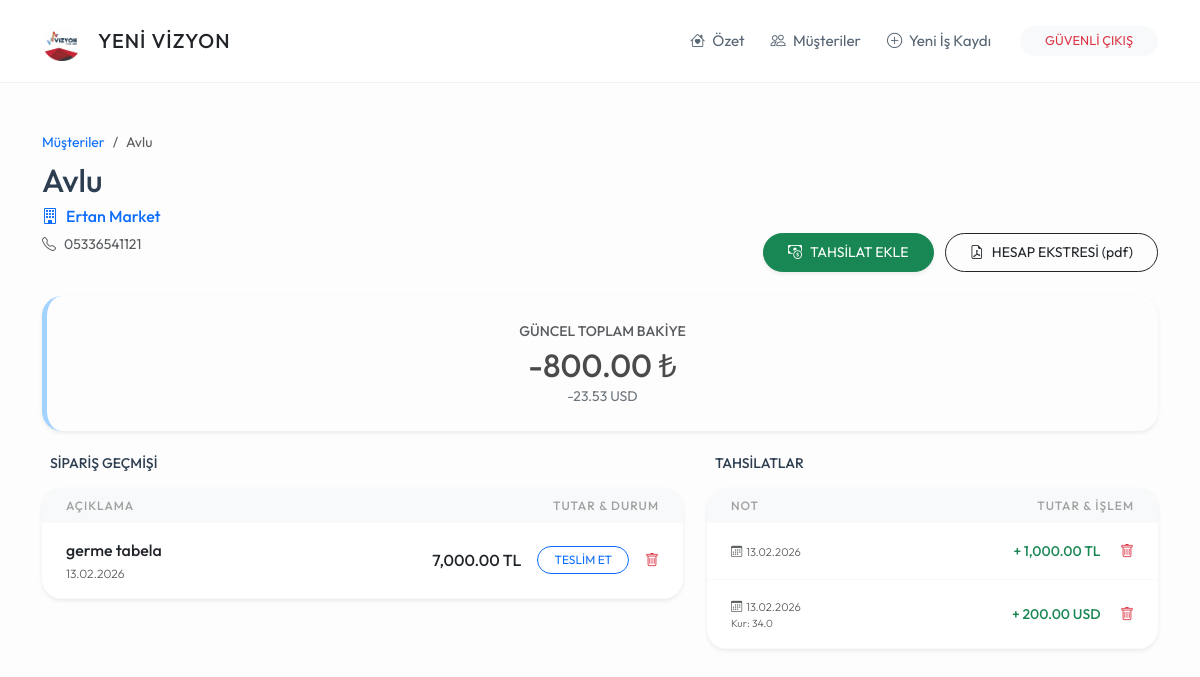
Screenshot of /musteri/1 (signed in) with the database file from the repository.
### models.py (models this page shows)
class Musteri(db.Model):
    id = db.Column(db.Integer, primary_key=True)
    ad_soyad = db.Column(db.String(100), nullable=False)
    telefon = db.Column(db.String(20))
    isyeri_adi = db.Column(db.String(200))
    isyeri_adresi = db.Column(db.Text)
    durum = db.Column(db.String(20), default='Aktif')
    isler = db.relationship('IsKaydi', backref='sahibi', lazy=True)
    odemeler = db.relationship('Odeme', backref='musteri', lazy=True)

class IsKaydi(db.Model):
    id = db.Column(db.Integer, primary_key=True)
    is_tanimi = db.Column(db.String(200), nullable=False)
    toplam_bedel = db.Column(db.Float, nullable=False, default=0.0)
    para_birimi = db.Column(db.String(5), default='TL')
    teslim_tarihi = db.Column(db.String(20))
    durum = db.Column(db.String(20), default='Devam Ediyor')
    kayit_tarihi = db.Column(db.DateTime, default=datetime.now)
    musteri_id = db.Column(db.Integer, db.ForeignKey('musteri.id'), nullable=False)

class Odeme(db.Model):
    id = db.Column(db.Integer, primary_key=True)
    tutar = db.Column(db.Float, nullable=False)
    birim = db.Column(db.String(5), default='TL')
    aciklama = db.Column(db.String(200))
    kur_degeri = db.Column(db.Float, default=1.0)
    odeme_tarihi = db.Column(db.DateTime, default=datetime.now)
    musteri_id = db.Column(db.Integer, db.ForeignKey('musteri.id'), nullable=False)

### routes/musteri_isleri.py (the view)
@musteri_bp.route('/musteri/<int:id>')
def musteri_detay(id):
    if 'logged_in' not in session: return redirect(url_for('genel.index'))
    m = Musteri.query.get_or_404(id)
    net_tl = sum(i.toplam_bedel * GUNCEL_KURLAR.get(i.para_birimi, 1.0) for i in m.isler) - sum(o.tutar * o.kur_degeri for o in m.odemeler)
    return render_template('musteri_detay.html', musteri=m, toplam_tl=round(net_tl, 2), toplam_usd=round(net_tl / GUNCEL_KURLAR.get('USD', 1.0), 2), kurlar=GUNCEL_KURLAR)

### templates/musteri_detay.html (shortened to what this page needs)
{% extends "base.html" %}
{% block content %}
<div class="row g-4 mb-4">
    <div class="col-md-7">
        <nav aria-label="breadcrumb">
            <ol class="breadcrumb mb-2">
                <li class="breadcrumb-item small"><a href="/musteriler" class="text-decoration-none">Müşteriler</a></li>
                <li class="breadcrumb-item small active">{{ musteri.ad_soyad }}</li>
            </ol>
        </nav>
        <h2 class="mb-1 fw-bold">{{ musteri.ad_soyad }}</h2>
        {% if musteri.isyeri_adi %}
        <p class="text-primary fw-medium mb-1"><i class="bi bi-building me-2"></i>{{ musteri.isyeri_adi }}</p>
        {% endif %}
        <p class="text-muted small mt-1"><i class="bi bi-telephone me-2"></i>{{ musteri.telefon or '-' }}</p>
    </div>
    <div class="col-md-5 text-md-end align-self-end mt-3 mt-md-0">
        <button class="btn btn-success btn-sm rounded-pill px-4 py-2 me-2 shadow-sm" data-bs-toggle="modal" data-bs-target="#odemeEkleModal">
            <i class="bi bi-cash-coin me-2"></i>TAHSİLAT EKLE
        </button>
        <a href="/pdf_indir/{{ musteri.id }}" class="btn btn-outline-dark btn-sm rounded-pill px-4 py-2">
            <i class="bi bi-file-earmark-pdf me-2"></i>HESAP EKSTRESİ (pdf)
        </a>
    </div>
</div>
<div class="row g-4">
    <div class="col-12">
        <div class="card card-custom text-center border-0 shadow-sm" style="background: #fdfdfd; border-left: 5px solid #a2d2ff !important;">
            <div class="text-uppercase small fw-medium text-muted mb-1">GÜNCEL TOPLAM BAKİYE</div>
            <div class="h2 mb-0" style="color: #4a4a4a;">{{ "{:,.2f}".format(toplam_tl) }} ₺</div>
            <div class="small text-secondary">{{ "{:,.2f}".format(toplam_usd) }} USD</div>
        </div>
    </div>
    <div class="col-lg-7">
        <div class="d-flex justify-content-between align-items-center mb-3 px-2">
            <h5 class="mb-0 small fw-bold text-uppercase">Sipariş Geçmişi</h5>
        </div>
        <div class="card card-custom p-0 overflow-hidden border-0 shadow-sm">
            <table class="table table-hover align-middle mb-0">
                <thead>
                    <tr class="bg-light">
                        <th class="ps-4">Açıklama</th>
                        <th class="text-end pe-4">Tutar & Durum</th>
                    </tr>
                </thead>
                <tbody>
                    {% for is in musteri.isler %}
                    <tr>
                        <td class="ps-4">
                            <div class="fw-medium text-dark">{{ is.is_tanimi }}</div>
                            <div style="font-size: 0.75rem;" class="text-muted">{{ is.kayit_tarihi.strftime('%d.%m.%Y') }}</div>
                        </td>
                        <td class="text-end pe-4">
                            <div class="d-flex justify-content-end align-items-center gap-3">
                                <span class="fw-medium">{{ "{:,.2f}".format(is.toplam_bedel) }} {{ is.para_birimi }}</span>
                                {% if is.durum == 'Devam Ediyor' %}
                                    <a href="/is_teslim_et/{{ is.id }}" class="btn btn-sm btn-outline-primary rounded-pill px-3 py-1" style="font-size: 0.75rem;">
                                        TESLİM ET
                                    </a>
                                {% else %}
                                    <span class="badge bg-success rounded-pill px-2 py-1 fw-normal" style="font-size: 0.7rem;">
                                        <i class="bi bi-check-lg me-1"></i>TESLİM EDİLDİ
                                    </span>
                                    <a href="/is_durum_geri_al/{{ is.id }}" class="text-muted small" title="Geri Al (Devam Ediyor yap)"><i class="bi bi-arrow-counterclockwise"></i></a>
                                {% endif %}
                                <a href="/is_sil/{{ is.id }}" onclick="return confirm('Bu iş kaydını silmek istediğinize emin misiniz? Bakiyeden düşülecektir.');" class="text-danger small"><i class="bi bi-trash"></i></a>
                            </div>
                        </td>
                    </tr>
                    {% endfor %}
                </tbody>
            </table>
        </div>
    </div>
    <div class="col-lg-5">
        <div class="d-flex justify-content-between align-items-center mb-3 px-2">
            <h5 class="mb-0 small fw-bold text-uppercase">Tahsilatlar</h5>
        </div>
        <div class="card card-custom p-0 overflow-hidden border-0 shadow-sm">
            <table class="table table-hover align-middle mb-0">
                <thead>
                    <tr class="bg-light">
                        <th class="ps-4">Not</th>
                        <th class="text-end pe-4">Tutar & İşlem</th>
                    </tr>
                </thead>
                <tbody>
                    {% for o in musteri.odemeler %}
                    <tr>
                        <td class="ps-4">
                            <div style="font-size: 0.7rem;" class="text-muted mt-1">
                                <i class="bi bi-calendar3 me-1"></i>{{ o.odeme_tarihi.strftime('%d.%m.%Y') }}
                            </div>
                            {% if o.birim != 'TL' %}<div style="font-size: 0.65rem;" class="text-muted">Kur: {{ o.kur_degeri }}</div>{% endif %}
                        </td>
                        <td class="text-end pe-4">
                            <span class="text-success small fw-medium me-3">+ {{ "{:,.2f}".format(o.tutar) }} {{ o.birim }}</span>
                            <a href="/odeme_sil/{{ o.id }}" onclick="return confirm('Bu tahsilat kaydını silmek istediğinize emin misiniz? Bakiye artacaktır.');" class="text-danger small"><i class="bi bi-trash"></i></a>
                        </td>
                    </tr>
                    {% endfor %}
                </tbody>
            </table>
        </div>
    </div>
</div>
{% endblock %}

### templates/base.html (style rules this page uses)
:root { --yvr-bg: #fdfdfd; --yvr-card-bg: #ffffff; --yvr-primary: #a2d2ff; --yvr-secondary: #bde0fe; --yvr-accent: #ffafcc; --yvr-text: #576574; --yvr-text-dark: #2c3e50; }
body { background-color: var(--yvr-bg); font-family: 'Outfit', sans-serif; color: var(--yvr-text); font-weight: 400; line-height: 1.6; }
h1, h2, h3, h4, h5, .fw-bold { font-weight: 500 !important; color: var(--yvr-text-dark); }
.card-custom { background: var(--yvr-card-bg); border-radius: 20px; border: none; box-shadow: 0 10px 30px rgba(0,0,0,0.02); padding: 1.5rem; }
.table { --bs-table-bg: transparent; }
.table thead th { font-weight: 500; text-transform: uppercase; font-size: 0.75rem; letter-spacing: 1px; color: #a0a0a0; border: none; }
.table td { border-bottom: 1px solid #f8f9fa; padding: 15px 10px; font-weight: 300; }

### rows the page displays
Musteri: ad_soyad "Avlu", isyeri_adi "Ertan Market", telefon "05336541121"
IsKaydi: is_tanimi "germe tabela", kayit_tarihi "13.02.2026", toplam_bedel "7,000.00", para_birimi "TL"
Odeme: odeme_tarihi "13.02.2026", tutar "1,000.00", birim "TL"
Odeme: odeme_tarihi "13.02.2026", kur_degeri "34.0", tutar "200.00", birim "USD"

### other values shown
{{ "{:,.2f}".format(toplam_tl) }} "-800.00"
{{ "{:,.2f}".format(toplam_usd) }} "-23.53"
